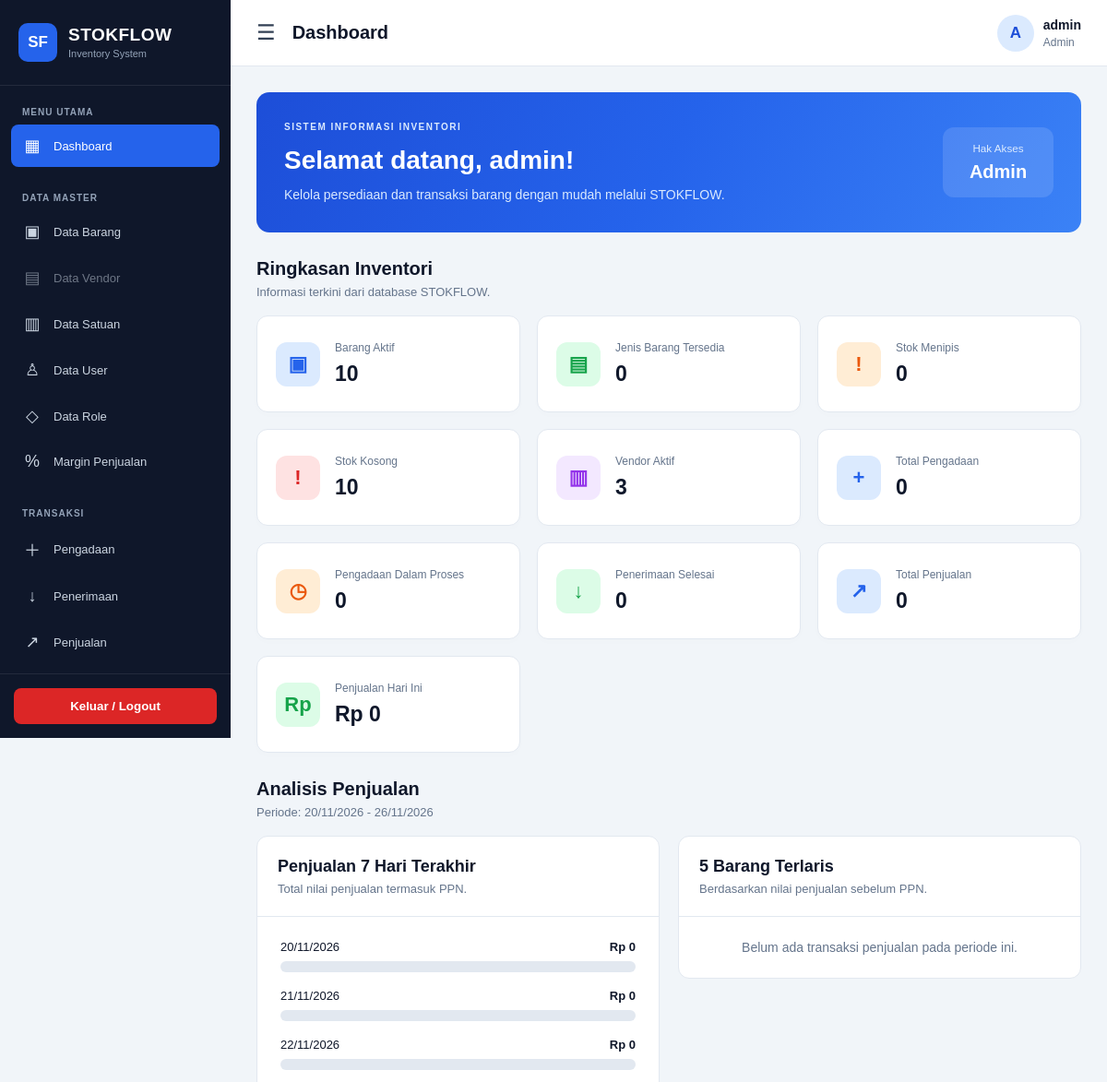
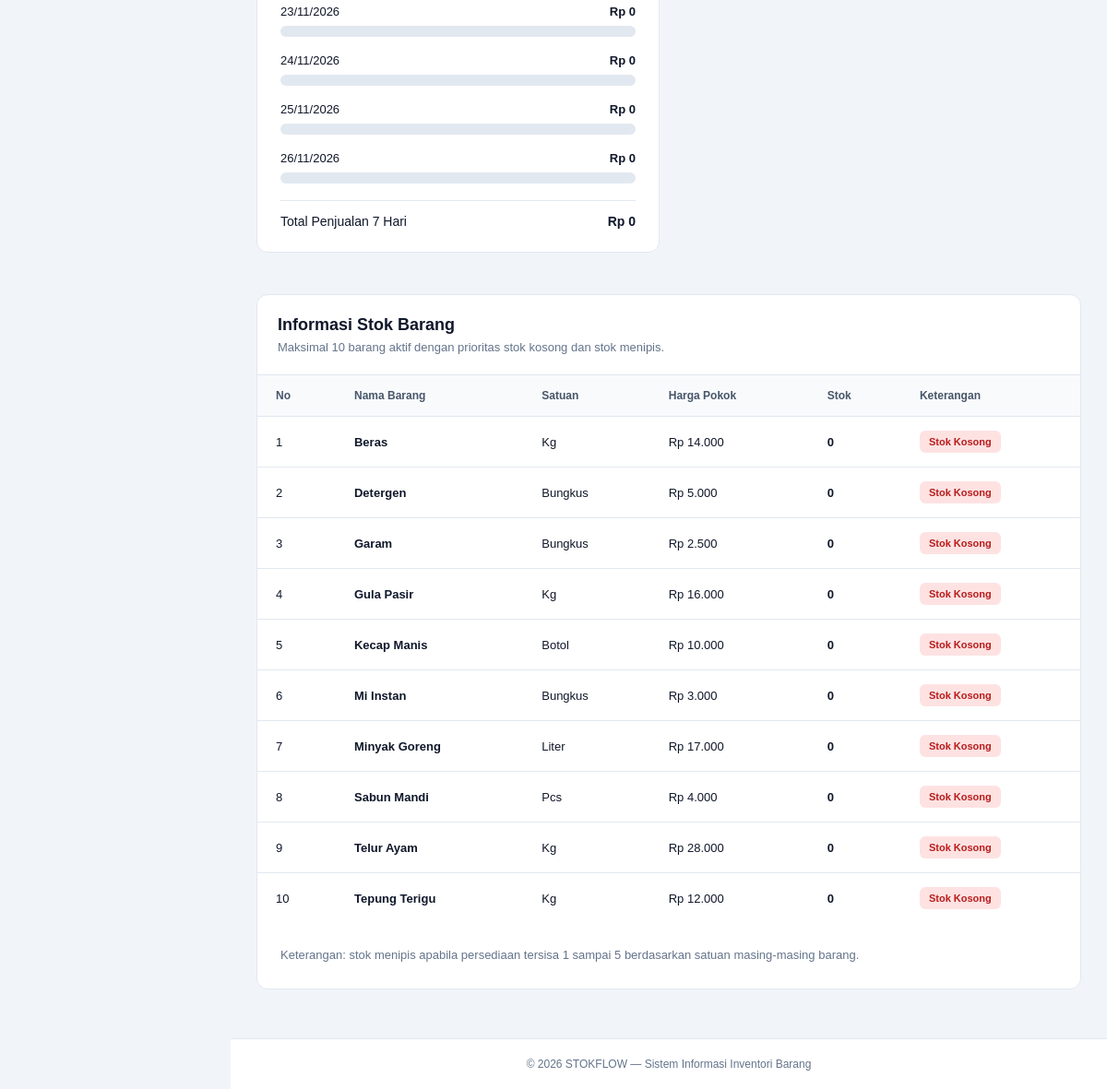
Screenshot of /dashboard.php (signed in) with the database file from the repository (2 pictures, top to bottom).
### tables this page shows
CREATE TABLE barang (
    idbarang INT AUTO_INCREMENT PRIMARY KEY,
    jenis CHAR(1) NOT NULL,
    nama VARCHAR(45) NOT NULL,
    idsatuan INT NOT NULL,
    status TINYINT NOT NULL DEFAULT 1,
    nonaktif_karena_satuan TINYINT NOT NULL DEFAULT 0,
    harga INT NOT NULL DEFAULT 0,

    CONSTRAINT fk_barang_satuan
        FOREIGN KEY (idsatuan)
        REFERENCES satuan(idsatuan),

    CONSTRAINT chk_barang_jenis
        CHECK (jenis IN ('M', 'N')),

    CONSTRAINT chk_barang_status
        CHECK (status IN (0, 1)),

    CONSTRAINT chk_barang_harga
        CHECK (harga >= 0),

    CONSTRAINT chk_barang_nonaktif_satuan
        CHECK (
            nonaktif_karena_satuan IN (0, 1)
            AND (
                nonaktif_karena_satuan = 0
                OR status = 0
            )
        )

);

### auth/cek_role.php (called while the page is built, shortened)
<?php
function punya_akses(array $roles): bool
{
    $role = $_SESSION['nama_role'] ?? '';
    return in_array($role, $roles, true);
}

### dashboard.php (the view, shortened to what this page needs)
<?php
require_once __DIR__ . '/auth/cek_role.php';
require_once __DIR__ . '/config/koneksi.php';
function dash_e($value): string
{
    return htmlspecialchars(
        (string) $value,
        ENT_QUOTES,
        'UTF-8'
    );
}
function dash_rupiah($value): string
{
    return 'Rp ' . number_format(
        (float) $value, 0, ',', '.'
    );
}
$dash_errors = [];
function dash_query(
    mysqli $koneksi,
    string $sql,
    string $label
): ?array
{
    global $dash_errors;
    try {
        $result = $koneksi->query($sql);
        $data = $result->fetch_all(MYSQLI_ASSOC);
        return $data;
    } catch (mysqli_sql_exception $e) {
        error_log(
            'Dashboard - ' . $label . ': '
            . $e->getMessage()
        );
        $pesan = $label . ' gagal dimuat.';
        if (in_array(
            $_SERVER['REMOTE_ADDR'] ?? '',
            ['127.0.0.1', '::1'],
            true
        )) {
            $pesan .= ' ' . $e->getMessage();
        }
        $dash_errors[] = $pesan;
        return null;
    }
}
function dash_nilai(
    mysqli $koneksi,
    string $sql,
    string $label
)
{
    $data = dash_query(
        $koneksi,
        $sql,
        $label
    );
    return $data[0]['total'] ?? null;
}
$batas_stok = 5;
$show_sales = punya_akses(['Admin', 'Kasir']);
$show_gudang = punya_akses(['Admin', 'Gudang']);
$cards = [];
$cards[] = [
    'label' => 'Barang Aktif',
    'value' => dash_nilai(
        $koneksi,
        "SELECT COUNT(*) AS total
         FROM v_barang
         WHERE status = 1",
        'Barang Aktif'
    ),
    'icon' => '▣',
    'color' => 'blue'
];
$cards[] = [
    'label' => 'Jenis Barang Tersedia',
    'value' => dash_nilai(
        $koneksi,
        "SELECT COUNT(*) AS total
         FROM v_barang
         WHERE status = 1
         AND stok > 0",
        'Barang Tersedia'
    ),
    'icon' => '▤',
    'color' => 'green'
];
$cards[] = [
    'label' => 'Stok Menipis',
    'value' => dash_nilai(
        $koneksi,
        "SELECT COUNT(*) AS total
         FROM v_barang
         WHERE status = 1
         AND stok BETWEEN 1 AND 5",
        'Stok Menipis'
    ),
    'icon' => '!',
    'color' => 'orange'
];
$cards[] = [
    'label' => 'Stok Kosong',
    'value' => dash_nilai(
        $koneksi,
        "SELECT COUNT(*) AS total
         FROM v_barang
         WHERE status = 1
         AND stok = 0",
        'Stok Kosong'
    ),
    'icon' => '!',
    'color' => 'red'
];
if ($show_gudang) {
    $cards[] = [
        'label' => 'Vendor Aktif',
        'value' => dash_nilai(
            $koneksi,
            "SELECT COUNT(*) AS total
             FROM v_vendor
             WHERE status = 'A'",
            'Vendor Aktif'
        ),
        'icon' => '▥',
        'color' => 'purple'
    ];
    $cards[] = [
        'label' => 'Total Pengadaan',
        'value' => dash_nilai(
            $koneksi,
            "SELECT COUNT(*) AS total
             FROM v_pengadaan",
            'Total Pengadaan'
        ),
        'icon' => '+',
        'color' => 'blue'
    ];
    $cards[] = [
        'label' => 'Pengadaan Dalam Proses',
        'value' => dash_nilai(
            $koneksi,
            "SELECT COUNT(*) AS total
             FROM v_pengadaan
             WHERE status = 'P'",
            'Pengadaan Dalam Proses'
        ),
        'icon' => '◷',
        'color' => 'orange'
    ];
    $cards[] = [
        'label' => 'Penerimaan Selesai',
        'value' => dash_nilai(
            $koneksi,
            "SELECT COUNT(*) AS total
             FROM v_penerimaan
             WHERE status = 'S'",
            'Penerimaan Selesai'
        ),
        'icon' => '↓',
        'color' => 'green'
    ];
}
$harian = [];
$terlaris = [];
$grafik_harian_valid = false;
$grafik_terlaris_valid = false;
$periode = '-';
if ($show_sales) {
    $cards[] = [
        'label' => 'Total Penjualan',
        'value' => dash_nilai(
            $koneksi,
            "SELECT COUNT(*) AS total
             FROM v_penjualan p
             WHERE EXISTS (
                 SELECT 1
                 FROM v_detail_penjualan d
                 WHERE d.idpenjualan = p.idpenjualan
             )",
            'Total Penjualan'
        ),
        'icon' => '↗',
        'color' => 'blue'
    ];
    $penjualan_hari_ini = dash_nilai(
        $koneksi,
        "SELECT COALESCE(SUM(total_nilai), 0) AS total
         FROM v_penjualan
         WHERE DATE(created_at) = CURDATE()",
        'Penjualan Hari Ini'
    );
    $cards[] = [
        'label' => 'Penjualan Hari Ini',
        'value' => $penjualan_hari_ini !== null
            ? dash_rupiah($penjualan_hari_ini)
            : null,
        'icon' => 'Rp',
        'color' => 'green'
    ];
    $tanggal_db = dash_query(
        $koneksi,
        "SELECT CURDATE() AS hari_ini",
        'Tanggal Database'
    );
    if (!empty($tanggal_db[0]['hari_ini'])) {
        $hari_ini = new DateTimeImmutable(
            $tanggal_db[0]['hari_ini']
        );
        $awal = $hari_ini->modify('-6 days');
        $periode = $awal->format('d/m/Y')
            . ' - '
            . $hari_ini->format('d/m/Y');
        for ($i = 0; $i < 7; $i++) {
            $tanggal = $awal
                ->modify("+$i days")
                ->format('Y-m-d');
            $harian[$tanggal] = 0;
        }
        $data_harian = dash_query(
            $koneksi,
            "SELECT
                DATE(created_at) AS tanggal,
                COALESCE(SUM(total_nilai), 0) AS total
             FROM v_penjualan
             WHERE created_at >=
                   CURDATE() - INTERVAL 6 DAY
             AND created_at <
                 CURDATE() + INTERVAL 1 DAY
             GROUP BY DATE(created_at)
             ORDER BY tanggal ASC",
            'Grafik Penjualan'
        );
        if ($data_harian !== null) {
            $grafik_harian_valid = true;
        }
        $data_terlaris = dash_query(
            $koneksi,
            "SELECT
                d.idbarang,
                d.nama_barang,
                d.nama_satuan,
                SUM(d.jumlah) AS jumlah_terjual,
                SUM(d.subtotal) AS total
             FROM v_detail_penjualan d
             INNER JOIN v_penjualan p
                ON d.idpenjualan = p.idpenjualan
             WHERE p.created_at >=
                   CURDATE() - INTERVAL 6 DAY
             AND p.created_at <
                 CURDATE() + INTERVAL 1 DAY
             GROUP BY
                d.idbarang,
                d.nama_barang,
                d.nama_satuan
             ORDER BY
                total DESC,
                d.idbarang ASC
             LIMIT 5",
            'Grafik Barang Terlaris'
        );
        if ($data_terlaris !== null) {
            $grafik_terlaris_valid = true;
            $terlaris = $data_terlaris;
        }
    }
}
$barang = dash_query(
    $koneksi,
    "SELECT
        idbarang,
        nama,
        nama_satuan,
        harga,
        stok
     FROM v_barang
     WHERE status = 1
     ORDER BY
        CASE
            WHEN stok = 0 THEN 0
            WHEN stok <= 5 THEN 1
            ELSE 2
        END,
        stok ASC,
        nama ASC
     LIMIT 10",
    'Informasi Stok Barang'
);
require __DIR__ . '/includes/header.php';
?>
<section class="welcome-banner">
    <div>
        <p class="welcome-label">
            SISTEM INFORMASI INVENTORI
        </p>
        <h1>
            Selamat datang,
            <?= dash_e($_SESSION['username'] ?? ''); ?>!
        </h1>
        <p>
            Kelola persediaan dan transaksi barang
            dengan mudah melalui STOKFLOW.
        </p>
    </div>
    <div class="welcome-role">
        <small>Hak Akses</small>
        <strong>
            <?= dash_e(
                $_SESSION['nama_role'] ?? ''
            ); ?>
        </strong>
    </div>
</section>
<div class="section-heading">
    <h2>Ringkasan Inventori</h2>
    <p>
        Informasi terkini dari database STOKFLOW.
    </p>
</div>
<section class="stats-grid">
    <?php foreach ($cards as $card): ?>
        <div class="stat-card">
            <div class="stat-icon <?= dash_e($card['color']); ?>">
                <?= dash_e($card['icon']); ?>
            </div>
            <div class="stat-info">
                <p>
                    <?= dash_e($card['label']); ?>
                </p>
                <h2>
                    <?php if ($card['value'] === null): ?>
                        -
                    <?php elseif (is_numeric($card['value'])): ?>
                        <?= number_format(
                            (float) $card['value'],
                            0,
                            ',',
                            '.'
                        ); ?>
                    <?php else: ?>
                        <?= dash_e($card['value']); ?>
                    <?php endif; ?>
                </h2>
            </div>
        </div>
    <?php endforeach; ?>
</section>
<?php if ($show_sales): ?>
    <div class="section-heading">
        <h2>Analisis Penjualan</h2>
        <p>
            Periode: <?= dash_e($periode); ?>
        </p>
    </div>
    <div class="dash-chart-grid">
        <section class="panel">
            <div class="panel-header">
                <h2>Penjualan 7 Hari Terakhir</h2>
                <p>
                    Total nilai penjualan termasuk PPN.
                </p>
            </div>
            <div class="panel-body">
                <?php if (!$grafik_harian_valid): ?>
                    <p class="empty-data">
                        Grafik penjualan gagal dimuat.
                    </p>
                <?php else: ?>
                    <?php foreach ($harian as $tanggal => $total): ?>
                        <div class="dash-chart-item">
                            <div class="dash-chart-label">
                                <span>
                                    <?= date(
                                        'd/m/Y',
                                        strtotime($tanggal)
                                    ); ?>
                                </span>
                                <strong>
                                    <?= dash_rupiah($total); ?>
                                </strong>
                            </div>
                            <div class="dash-chart-track">
                            </div>
                        </div>
                    <?php endforeach; ?>
                    <div class="dash-chart-total">
                        <span>Total Penjualan 7 Hari</span>
                        <strong>
                            <?= dash_rupiah(
                                array_sum($harian)
                            ); ?>
                        </strong>
                    </div>
                <?php endif; ?>
            </div>
        </section>
        <section class="panel">
            <div class="panel-header">
                <h2>5 Barang Terlaris</h2>
                <p>
                    Berdasarkan nilai penjualan sebelum PPN.
                </p>
            </div>
            <div class="panel-body">
                <?php if (!$grafik_terlaris_valid): ?>
                    <p class="empty-data">
                        Grafik barang terlaris gagal dimuat.
                    </p>
                <?php elseif (empty($terlaris)): ?>
                    <p class="empty-data">
                        Belum ada transaksi penjualan
                        pada periode ini.
                    </p>
                <?php endif; ?>
            </div>
        </section>
    </div>
<?php endif; ?>
<section class="panel">
    <div class="panel-header">
        <h2>Informasi Stok Barang</h2>
        <p>
            Maksimal 10 barang aktif dengan prioritas
            stok kosong dan stok menipis.
        </p>
    </div>
    <div class="table-responsive">
        <table class="data-table">
            <thead>
                <tr>
                    <th>No</th>
                    <th>Nama Barang</th>
                    <th>Satuan</th>
                    <th>Harga Pokok</th>
                    <th>Stok</th>
                    <th>Keterangan</th>
                </tr>
            </thead>
            <tbody>
                <?php if ($barang === null): ?>
                    <tr>
                        <td colspan="6" class="empty-data">
                            Informasi stok gagal dimuat.
                        </td>
                    </tr>
                <?php else: ?>
                    <?php foreach ($barang as $i => $row): ?>
                        <?php
                        $stok = (int) $row['stok'];
                        ?>
                        <tr>
                            <td>
                                <?= $i + 1; ?>
                            </td>
                            <td>
                                <strong>
                                    <?= dash_e(
                                        $row['nama']
                                    ); ?>
                                </strong>
                            </td>
                            <td>
                                <?= dash_e(
                                    $row['nama_satuan']
                                ); ?>
                            </td>
                            <td>
                                <?= dash_rupiah(
                                    $row['harga']
                                ); ?>
                            </td>
                            <td>
                                <strong>
                                    <?= number_format(
                                        $stok,
                                        0,
                                        ',',
                                        '.'
                                    ); ?>
                                </strong>
                            </td>
                            <td>
                                <?php if ($stok === 0): ?>
                                    <span class="status danger">
                                        Stok Kosong
                                    </span>
                                <?php elseif ($stok <= $batas_stok): ?>
                                    <span class="status warning">
                                        Stok Menipis
                                    </span>
                                <?php else: ?>
                                    <span class="status success">
                                        Tersedia
                                    </span>
                                <?php endif; ?>
                            </td>
                        </tr>
                    <?php endforeach; ?>
                <?php endif; ?>
            </tbody>
        </table>
    </div>
    <div class="panel-body">
        <p style="
            color: #64748b;
            font-size: 13px;
            line-height: 1.6;
        ">
            Keterangan: stok menipis apabila
            persediaan tersisa 1 sampai
            <?= $batas_stok; ?>
            berdasarkan satuan masing-masing barang.
        </p>
    </div>
</section>
<?php
require __DIR__ . '/includes/footer.php';
?>

### rows the page displays
barang: nama "Beras", nama_satuan "Kg", harga "Rp 14.000", stok "0"
barang: nama "Detergen", nama_satuan "Bungkus", harga "Rp 5.000", stok "0"
barang: nama "Garam", nama_satuan "Bungkus", harga "Rp 2.500", stok "0"
barang: nama "Gula Pasir", nama_satuan "Kg", harga "Rp 16.000", stok "0"
barang: nama "Kecap Manis", nama_satuan "Botol", harga "Rp 10.000", stok "0"
barang: nama "Mi Instan", nama_satuan "Bungkus", harga "Rp 3.000", stok "0"
barang: nama "Minyak Goreng", nama_satuan "Liter", harga "Rp 17.000", stok "0"
barang: nama "Sabun Mandi", nama_satuan "Pcs", harga "Rp 4.000", stok "0"
barang: nama "Telur Ayam", nama_satuan "Kg", harga "Rp 28.000", stok "0"
barang: nama "Tepung Terigu", nama_satuan "Kg", harga "Rp 12.000", stok "0"

### other values shown
$group['group'] "MENU UTAMA"
$menu['icon'] "▦"
$menu['label'] "Dashboard"
$group['group'] "DATA MASTER"
$menu['icon'] "▣"
$menu['label'] "Data Barang"
$menu['icon'] "▤"
$menu['label'] "Data Vendor"
$menu['icon'] "▥"
$menu['label'] "Data Satuan"
$menu['icon'] "♙"
$menu['label'] "Data User"
$menu['icon'] "◇"
$menu['label'] "Data Role"
$menu['icon'] "%"
